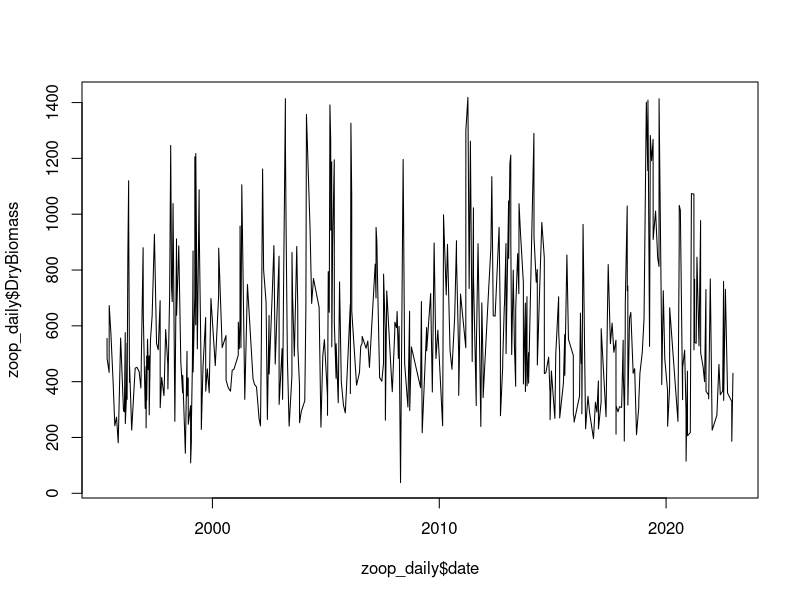
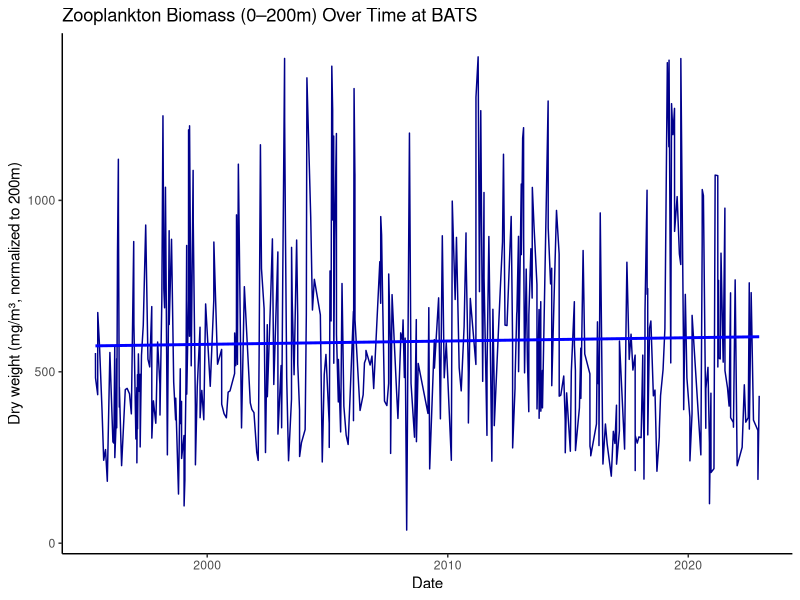
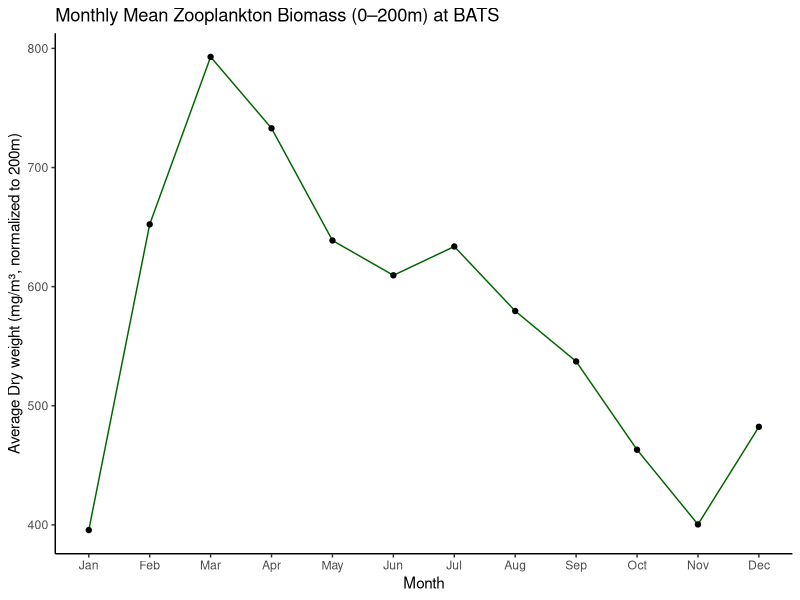
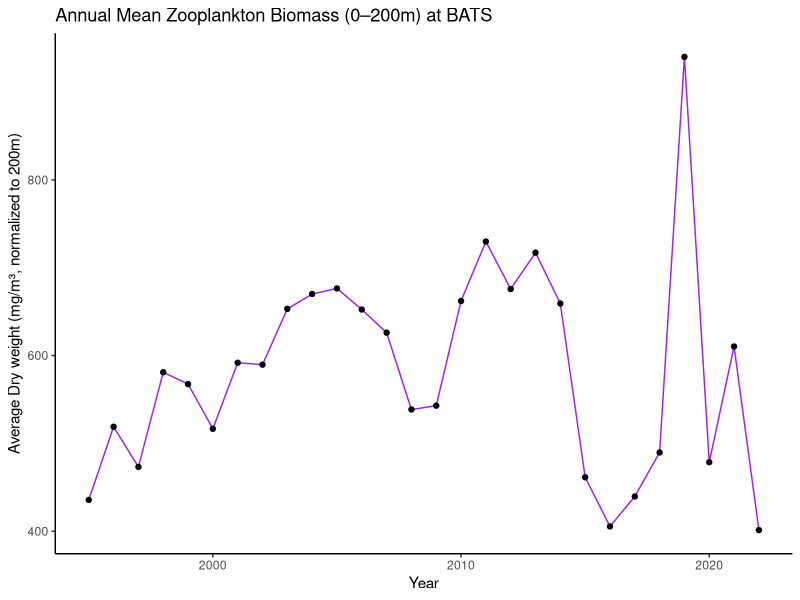

The R script that drew these images, in order: (Note: this script raises an error after producing the figures.)
## Load necessary libraries
library(dplyr)
library(readr)
library(readxl)
library(ggplot2)

# Step 1: Load the zooplankton dataset ----
zooplankton<- read_excel("Data/BATS_zooplankton (1).xlsx",na="-999")
View(zooplankton)

# Step 2: Check column names ----
# Getting rid of the first 34 rows
zooplankton<- zooplankton[-c(1:34), ]

#making row 1 the column headers and getting rid of row 1
colnames(zooplankton) <- as.character(unlist(zooplankton[1, ]))
zooplankton <- zooplankton[-1, ]
colnames(zooplankton)

#Step 3: Convert date to proper Date format ----
#date is written as yyyymmdd e.g. 19940406 on column 2 
zooplankton$date <- as.Date(as.character(zooplankton$date), format="%Y%m%d")

#Step 4: Depth integration - Filter to only depths ≤ 200 m ----
# Convert depth column to numeric
zooplankton$max_depth <- as.numeric(zooplankton$max_depth)
# Filter rows where max depth is less than or equal to 200 m
zooplankton_filtered <- zooplankton %>%
  filter(max_depth <= 200)

# Visualizing ----
# a) Time-series plot of raw time-series — can see seasonal cycles and long-term changes.----

# Aggregation by date for visualization of raw data
#rename column 23 for clarity change from 'total_dry_weight/volume_for_all_size_fractions_200m' to TotalDryNorm200
colnames(zooplankton_filtered)[23] <- "TotalDryNorm200"
colnames(zooplankton_filtered)
# Convert biomass column to numeric
zooplankton_filtered$TotalDryNorm200 <- as.numeric(zooplankton_filtered$TotalDryNorm200)


# Aggregate to one value per date (mean or sum, depending on definition)
zoop_daily <- zooplankton_filtered %>%
  group_by(date) %>% #Take all the rows that have the same date and treat them as one group. 
  summarise(DryBiomass = mean(TotalDryNorm200, na.rm = TRUE)) %>% # average of TotalDryNorm200 for that day.
  ungroup()

# IQR test to statistically check for outliers (without assuming normality) ----
zoop <- zoop_daily$DryBiomass

Q1 <- quantile(zoop, 0.25, na.rm = TRUE)
Q3 <- quantile(zoop, 0.75, na.rm = TRUE)
IQR_val <- Q3 - Q1

upper_bound <- Q3 + 1.5 * IQR_val
lower_bound <- Q1 - 1.5 * IQR_val

outliers_iqr <- zoop_daily %>%
  filter(DryBiomass > upper_bound |
           DryBiomass < lower_bound)
outliers_iqr

#Remove outliers based on IQR
zoop_daily <- zoop_daily %>%
  filter(DryBiomass <= upper_bound &
           DryBiomass >= lower_bound)


plot(zoop_daily$date,zoop_daily$DryBiomass, type="l")
     
ggplot(zoop_daily, aes(x = date, y = DryBiomass)) +
  geom_line(color = "darkblue") +
  geom_smooth(method = "lm", color = "blue", se = FALSE) +
  labs(title = "Zooplankton Biomass (0–200m) Over Time at BATS",
       x = "Date",
       y = "Dry weight (mg/m³, normalized to 200m)") +
  theme_classic()

#b) Seasonal pattern (montly averages) -----
zoop_daily$Month <- format(zoop_daily$date, "%m") # Extract month as numeric
zoop_daily$Month <- as.numeric(zoop_daily$Month) # Convert to numeric
zoop_monthly <- zoop_daily %>% 
  group_by(Month) %>% 
  summarise(MonthlyAvgBiomass = mean(DryBiomass, na.rm = TRUE)) %>% 
  ungroup()
# Plot monthly averages
ggplot(zoop_monthly, aes(x = Month, y = MonthlyAvgBiomass)) + # x is month (1-12)
  geom_line(color = "darkgreen") +
  geom_point() +
  scale_x_continuous(breaks = 1:12, labels = month.abb) +
  labs(title = "Monthly Mean Zooplankton Biomass (0–200m) at BATS",
       x = "Month",
       y = "Average Dry weight (mg/m³, normalized to 200m)") +
  theme_classic()

# c) Annual pattern (yearly averages) ----
zoop_daily$Year <- format(zoop_daily$date, "%Y") # Extract year
zoop_daily$Year <- as.numeric(zoop_daily$Year) # Convert to numeric
zoop_yearly <- zoop_daily %>% 
  group_by(Year) %>% 
  summarise(YearlyAvgBiomass = mean(DryBiomass, na.rm = TRUE)) %>%  #calculating avg biomass per year
  ungroup()
# Plot yearly averages
ggplot(zoop_yearly, aes(x = Year, y = YearlyAvgBiomass)) +
  geom_line(color = "purple") +
  geom_point() +
  labs(title = "Annual Mean Zooplankton Biomass (0–200m) at BATS",
       x = "Year",
       y = "Average Dry weight (mg/m³, normalized to 200m)") +
  theme_classic()



#save zoop_daily to dataset folder - github
write.csv(zoop_daily, "zoop_daily.csv", row.names = FALSE)

# Depth integrate (sum biomass per sampling event) ----
# Adjust biomass column name accordingly
zooplankton_integrated <- zooplankton_filtered %>%
  group_by(date) %>%
  summarise(TotalBiomass_0_200m = sum(Biomass_mg_m3, na.rm = TRUE)) %>%
  ungroup()

# Save output for later analysis -----
write_csv(zoop_integrated, "zooplankton_integrated_0_200m.csv")
# Now zoop_integrated has one row per date with summed biomass for top 200 m

# Visualizing the data----
ggplot(zoop_integrated, aes(x = Date, y = TotalBiomass_0_200m)) +
  geom_line(color = "blue") +
  labs(title = "Zooplankton Biomass (0-200m) Over Time",
       x = "Date",
       y = "Total Biomass (mg/m³)") +
  theme_minimal()
# This plot shows trends in zooplankton biomass over time in the upper 200 m






#Identify timing of onset, peak, and duration of biomass blooms each year → plot trends across years.----
# Calculate annual metrics
zoop_metrics <- zoop_integrated %>%
  mutate(Year = as.numeric(format(Date, "%Y"))) %>%
  group_by(Year) %>%
  summarise(
    Onset = min(Date[TotalBiomass_0_200m > threshold], na.rm = TRUE), # Define threshold based on data
    Peak = Date[which.max(TotalBiomass_0_200m)],
    Duration = as.numeric(difftime(max(Date[TotalBiomass_0_200m > threshold], na.rm = TRUE), Onset, units = "days"))
  ) %>%
  ungroup()
# Plot trends in onset, peak, and duration
ggplot(zoop_metrics, aes(x = Year)) +
  geom_line(aes(y = as.numeric(Onset), color = "Onset")) +
  geom_line(aes(y = as.numeric(Peak), color = "Peak")) +
  geom_line(aes(y = Duration, color = "Duration")) +
  labs(title = "Annual Zooplankton Bloom Metrics",
       x = "Year",
       y = "Days / Date",
       color = "Metric") +
  theme_minimal()
# Note: Define 'threshold' based on data characteristics for bloom onset detection.
# This code provides a framework; adjust threshold and metrics as needed based on data exploration.
# Further analyses could include correlations with environmental variables, size-fraction specific trends, etc.
